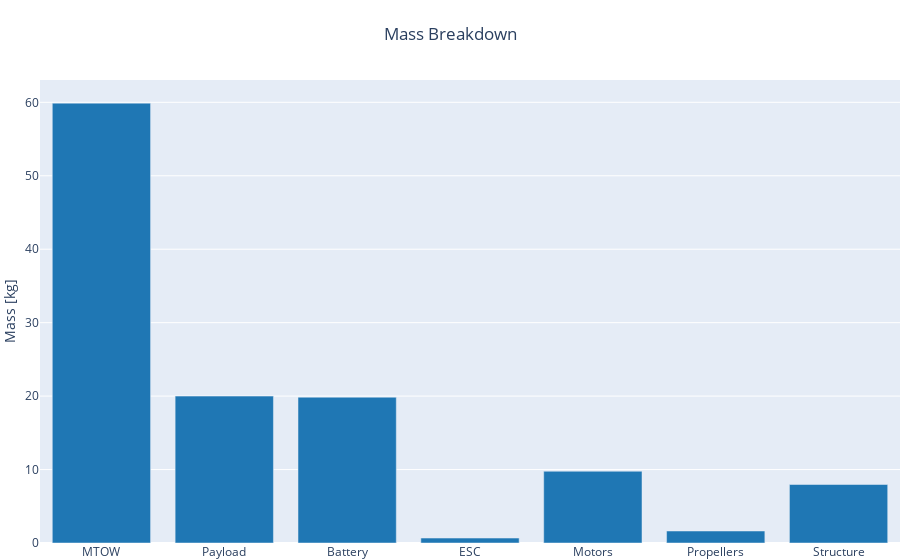

This figure's notebook cell:
### Code cell
fig = mass_breakdown_bar_plot_drone(OUTPUT_FILE, name='Drone MDO')
fig.show()
plotly.io.write_image(fig, 'output_file.pdf', format='pdf')

### Figure 1 — Plotly figure (JSON) as saved in the notebook; plotly's stock layout.template omitted (floating-point values rounded to 4 significant figures)
{"data": [{"marker": {"color": "rgb(31, 119, 180)"}, "name": "Drone MDO", "type": "bar", "x": ["MTOW", "Payload", "Battery", "ESC", "Motors", "Propellers", "Structure"], "y": [59.89, 20, 19.85, 0.6717, 9.77, 1.632, 7.964]}], "layout": {"autosize": true, "margin": {"b": 0, "l": 0, "r": 0, "t": 80}, "title": {"text": "Mass Breakdown", "x": 0.5}, "xaxis": {"autorange": true, "range": [-0.5, 6.5], "type": "category"}, "yaxis": {"autorange": true, "range": [0, 63.04], "title": {"text": "Mass [kg]"}, "type": "linear"}}}
